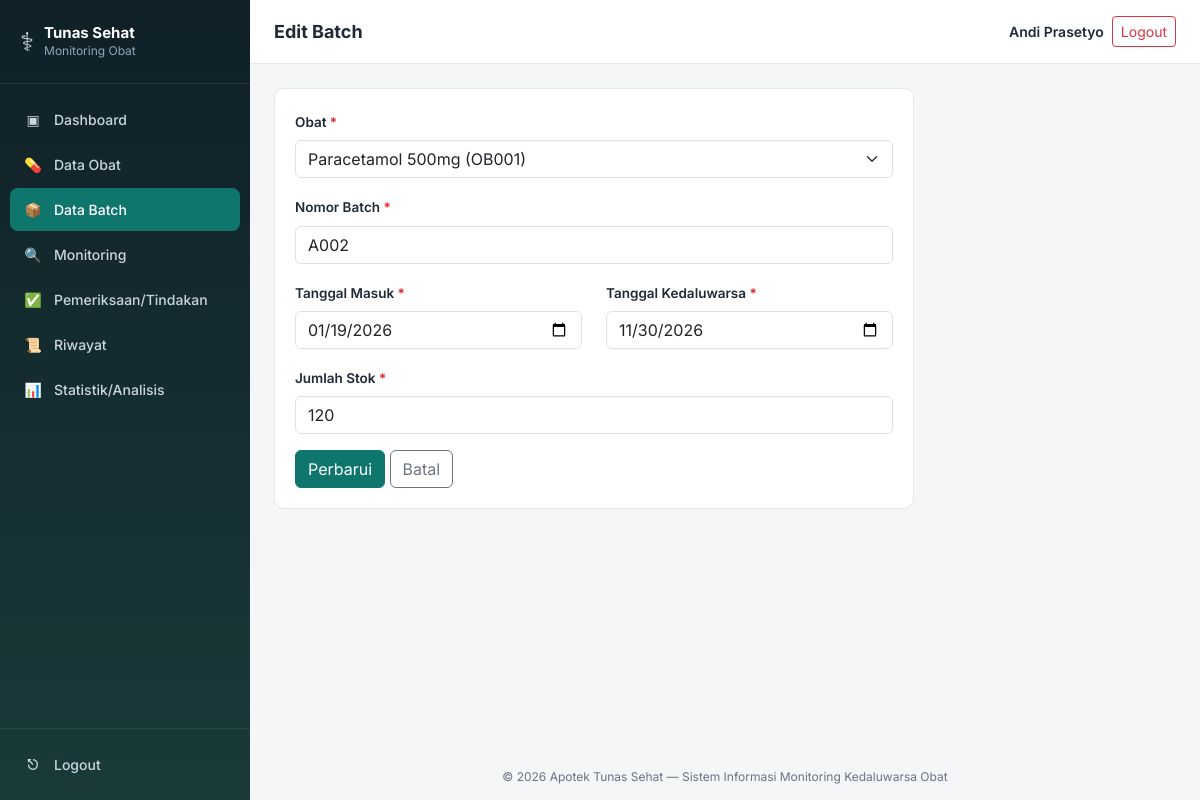
The page /modules/batch/edit.php?id=2 (signed in) on the database its author committed.
### tables this page shows
CREATE TABLE batch (
    id_batch INT AUTO_INCREMENT PRIMARY KEY,
    id_obat INT NOT NULL,
    nomor_batch VARCHAR(50) NOT NULL,
    tanggal_masuk DATE NOT NULL,
    tanggal_kedaluwarsa DATE NOT NULL,
    jumlah_stok INT NOT NULL DEFAULT 0,
    created_at TIMESTAMP DEFAULT CURRENT_TIMESTAMP,
    updated_at TIMESTAMP DEFAULT CURRENT_TIMESTAMP ON UPDATE CURRENT_TIMESTAMP,
    CONSTRAINT fk_batch_obat FOREIGN KEY (id_obat) REFERENCES obat(id_obat)
        ON DELETE RESTRICT ON UPDATE CASCADE
);

CREATE TABLE obat (
    id_obat INT AUTO_INCREMENT PRIMARY KEY,
    kode_obat VARCHAR(20) NOT NULL UNIQUE,
    nama_obat VARCHAR(100) NOT NULL,
    kategori VARCHAR(50) NOT NULL,
    satuan VARCHAR(20) NOT NULL,
    keterangan TEXT NULL,
    created_at TIMESTAMP DEFAULT CURRENT_TIMESTAMP,
    updated_at TIMESTAMP DEFAULT CURRENT_TIMESTAMP ON UPDATE CURRENT_TIMESTAMP
);

### includes/functions.php (called while the page is built, shortened)
<?php
function e(?string $str): string
{
    return htmlspecialchars($str ?? '', ENT_QUOTES, 'UTF-8');
}

### modules/batch/edit.php (the view, shortened to what this page needs)
<?php
require_once __DIR__ . '/../../config/config.php';
$id = (int) ($_GET['id'] ?? 0);
$stmt = $pdo->prepare("SELECT * FROM batch WHERE id_batch = ?");
$stmt->execute([$id]);
$batch = $stmt->fetch();
$obatOptions = $pdo->query("SELECT id_obat, nama_obat, kode_obat FROM obat ORDER BY nama_obat ASC")->fetchAll();
$old = $batch;
include __DIR__ . '/../../includes/header.php';
?>
<div class="panel" style="max-width:640px;">
  <form method="POST" novalidate>
    <div class="mb-3">
      <label class="form-label">Obat <span class="required-mark">*</span></label>
      <select name="id_obat" class="form-select" required>
        <?php foreach ($obatOptions as $o): ?>
          <option value="<?= $o['id_obat'] ?>" <?= ((int)$old['id_obat'] === (int)$o['id_obat']) ? 'selected' : '' ?>>
            <?= e($o['nama_obat']) ?> (<?= e($o['kode_obat']) ?>)
          </option>
        <?php endforeach; ?>
      </select>
    </div>
    <div class="mb-3">
      <label class="form-label">Nomor Batch <span class="required-mark">*</span></label>
      <input type="text" name="nomor_batch" class="form-control" value="<?= e($old['nomor_batch']) ?>" required>
    </div>
    <div class="row">
      <div class="col-md-6 mb-3">
        <label class="form-label">Tanggal Masuk <span class="required-mark">*</span></label>
        <input type="date" name="tanggal_masuk" class="form-control" value="<?= e($old['tanggal_masuk']) ?>" required>
      </div>
      <div class="col-md-6 mb-3">
        <label class="form-label">Tanggal Kedaluwarsa <span class="required-mark">*</span></label>
        <input type="date" name="tanggal_kedaluwarsa" class="form-control" value="<?= e($old['tanggal_kedaluwarsa']) ?>" required>
      </div>
    </div>
    <div class="mb-3">
      <label class="form-label">Jumlah Stok <span class="required-mark">*</span></label>
      <input type="number" min="0" name="jumlah_stok" class="form-control" value="<?= e((string)$old['jumlah_stok']) ?>" required>
    </div>
    <button type="submit" class="btn btn-primary-app text-white">Perbarui</button>
    <a href="index.php" class="btn btn-outline-secondary">Batal</a>
  </form>
</div>
<?php include __DIR__ . '/../../includes/footer.php'; ?>

### assets/css/style.css (style rules this page uses)
:root { --primary: #0f766e; --primary-dark: #0b5a54; --sidebar-bg: #0f2027; --sidebar-bg2: #1a3a3a; --text-main: #1f2937; --text-muted: #6b7280; --border: #e5e7eb; --bg-page: #f4f6f8; --aman: #16a34a; --perhatian: #d97706; --kritis: #ea580c; --kedaluwarsa: #dc2626; --radius: 10px; }
* { box-sizing: border-box; }
body { font-family: 'Inter', -apple-system, BlinkMacSystemFont, 'Segoe UI', sans-serif; background: var(--bg-page); color: var(--text-main); margin: 0; }
.panel { background: #fff; border-radius: var(--radius); border: 1px solid var(--border); padding: 20px; margin-bottom: 22px; }
.form-label { font-weight: 600; font-size: 13.5px; }
.required-mark { color: var(--kedaluwarsa); }
.btn-primary-app { background: var(--primary); border-color: var(--primary); }

### rows shown on the page
batch: id_obat "Paracetamol 500mg (OB001)", nomor_batch "A002", tanggal_masuk "01/19/2026", tanggal_kedaluwarsa "11/30/2026", jumlah_stok "120"

### other values the page prints
$pageTitle "Edit Batch"
$user['nama_lengkap'] "Andi Prasetyo"
